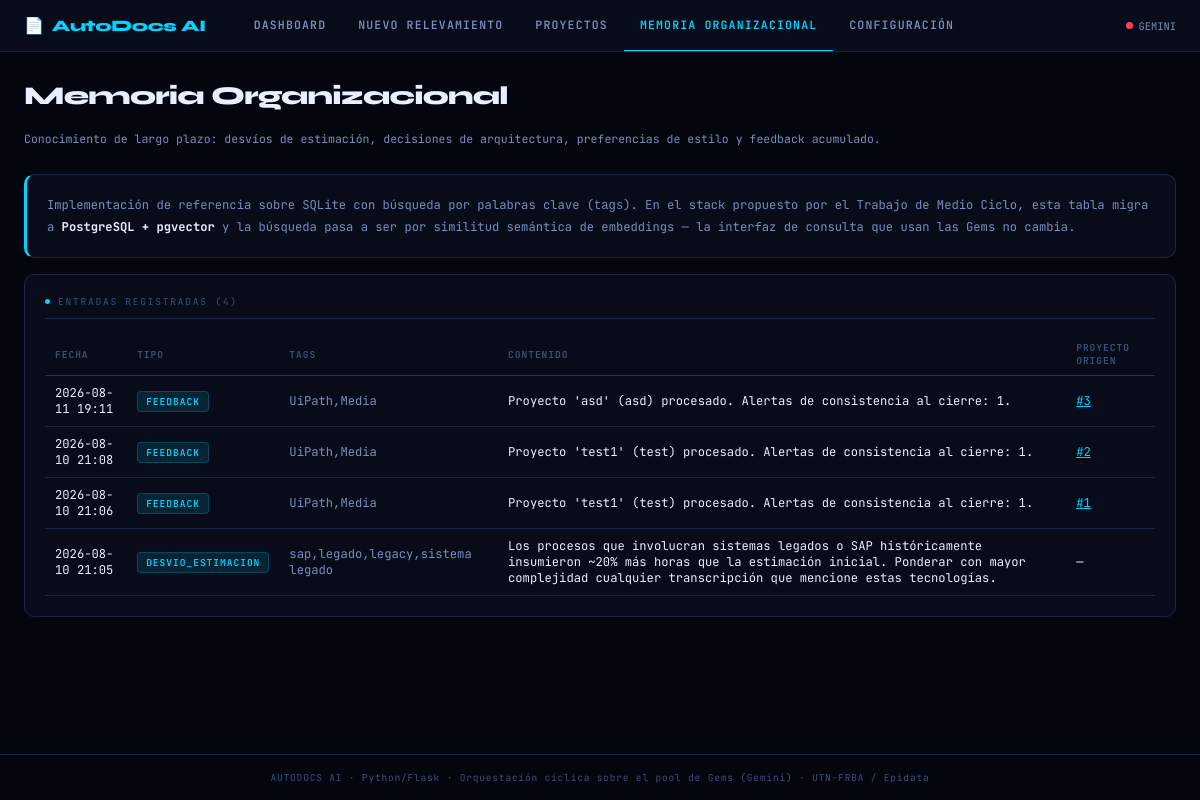
The app's page /memoria, older data.
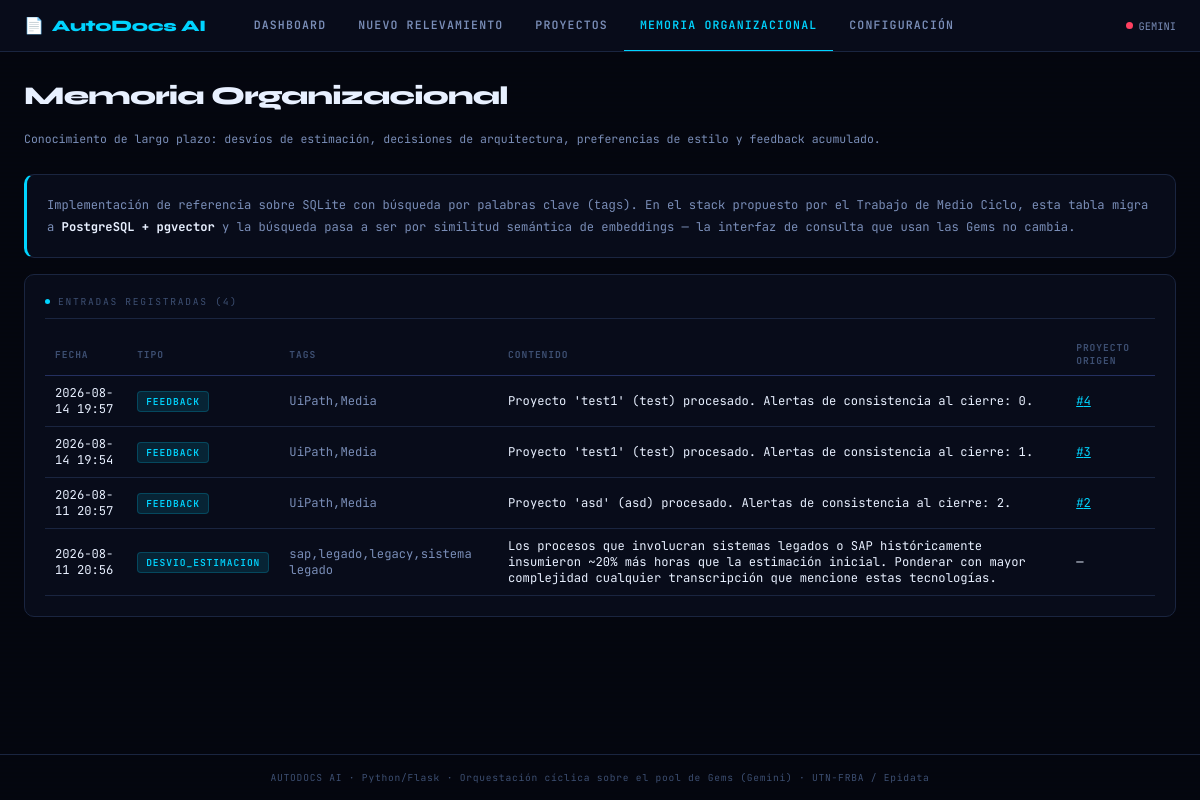
The same page, newer data.
### tables this page shows
CREATE TABLE memoria_organizacional (
    id                INTEGER PRIMARY KEY AUTOINCREMENT,
    tipo              TEXT,     -- desvio_estimacion | decision_arquitectura | preferencia_estilo | feedback
    tags              TEXT,     -- csv de palabras clave para búsqueda (sustituye a la búsqueda vectorial)
    contenido         TEXT NOT NULL,
    proyecto_origen_id INTEGER REFERENCES proyectos(id),
    creado            TEXT DEFAULT CURRENT_TIMESTAMP
);

### ui/app.py (the view)
    @app.route("/memoria")
    def memoria():
        return render_template("memoria.html", entradas=MemoriaService.listar())

### core/db.py (called while the page is built)
def get_conn() -> sqlite3.Connection:
    DB_PATH.parent.mkdir(exist_ok=True)
    conn = sqlite3.connect(DB_PATH)
    conn.row_factory = sqlite3.Row
    conn.execute("PRAGMA foreign_keys = ON")
    return conn

### repositories/memoria_repository.py (called while the page is built)
    @staticmethod
    def listar(limite: int = 100) -> list:
        conn = get_conn()
        rows = conn.execute(
            "SELECT * FROM memoria_organizacional ORDER BY creado DESC LIMIT ?", (limite,)
        ).fetchall()
        conn.close()
        return [dict(r) for r in rows]

### services/memoria_service.py (called while the page is built)
    @staticmethod
    def listar() -> list:
        return MemoriaRepository.listar()

### ui/templates/memoria.html (shortened to what this page needs)
{% extends "base.html" %}
{% block content %}
<div class="page-header">
  <h1>Memoria Organizacional</h1>
  <p>Conocimiento de largo plazo: desvíos de estimación, decisiones de arquitectura, preferencias de estilo y feedback acumulado.</p>
</div>
<div class="panel mb-4" style="border-left:3px solid var(--cyan)">
  <p style="font-size:.76rem; color:var(--text-mid); line-height:1.7">
    Implementación de referencia sobre SQLite con búsqueda por palabras clave (<code>tags</code>).
    En el stack propuesto por el Trabajo de Medio Ciclo, esta tabla migra a
    <strong style="color:var(--text-hi)">PostgreSQL + pgvector</strong> y la búsqueda pasa a ser por
    similitud semántica de embeddings — la interfaz de consulta que usan las Gems no cambia.
  </p>
</div>
<div class="panel">
  <div class="panel-title"><span class="dot"></span>Entradas registradas ({{ entradas|length }})</div>
  <table>
    <thead><tr><th>Fecha</th><th>Tipo</th><th>Tags</th><th>Contenido</th><th>Proyecto origen</th></tr></thead>
    <tbody>
      {% for e in entradas %}
      <tr>
        <td>{{ e.creado[:16] }}</td>
        <td><span class="tag tag-cyan">{{ e.tipo }}</span></td>
        <td style="color:var(--text-mid)">{{ e.tags }}</td>
        <td>{{ e.contenido }}</td>
        <td>{% if e.proyecto_origen_id %}<a href="/resultado/{{ e.proyecto_origen_id }}" style="color:var(--cyan)">#{{ e.proyecto_origen_id }}</a>{% else %}—{% endif %}</td>
      </tr>
      {% else %}
      <tr><td colspan="5" class="result-box empty">Todavía no hay entradas en la memoria organizacional.</td></tr>
      {% endfor %}
    </tbody>
  </table>
</div>
{% endblock %}

Row changes from the older to the newer data that the page shows:
changed memoria_organizacional: creado "2026-08-11 19:11" → "2026-08-14 19:57"; contenido "Proyecto 'asd' (asd) procesado. Alertas de consistencia al cierre: 1." → "Proyecto 'test1' (test) procesado. Alertas de consistencia al cierre: 0."; proyecto_origen_id "3" → "4"
changed memoria_organizacional "Proyecto 'test1' (test) procesado. Alertas de consistencia al cierre: 1.": creado "2026-08-10 21:08" → "2026-08-14 19:54"; proyecto_origen_id "2" → "3"
changed memoria_organizacional: creado "2026-08-10 21:06" → "2026-08-11 20:57"; contenido "Proyecto 'test1' (test) procesado. Alertas de consistencia al cierre: 1." → "Proyecto 'asd' (asd) procesado. Alertas de consistencia al cierre: 2."; proyecto_origen_id "1" → "2"
changed memoria_organizacional "sap,legado,legacy,sistema legado": creado "2026-08-10 21:05" → "2026-08-11 20:56"
